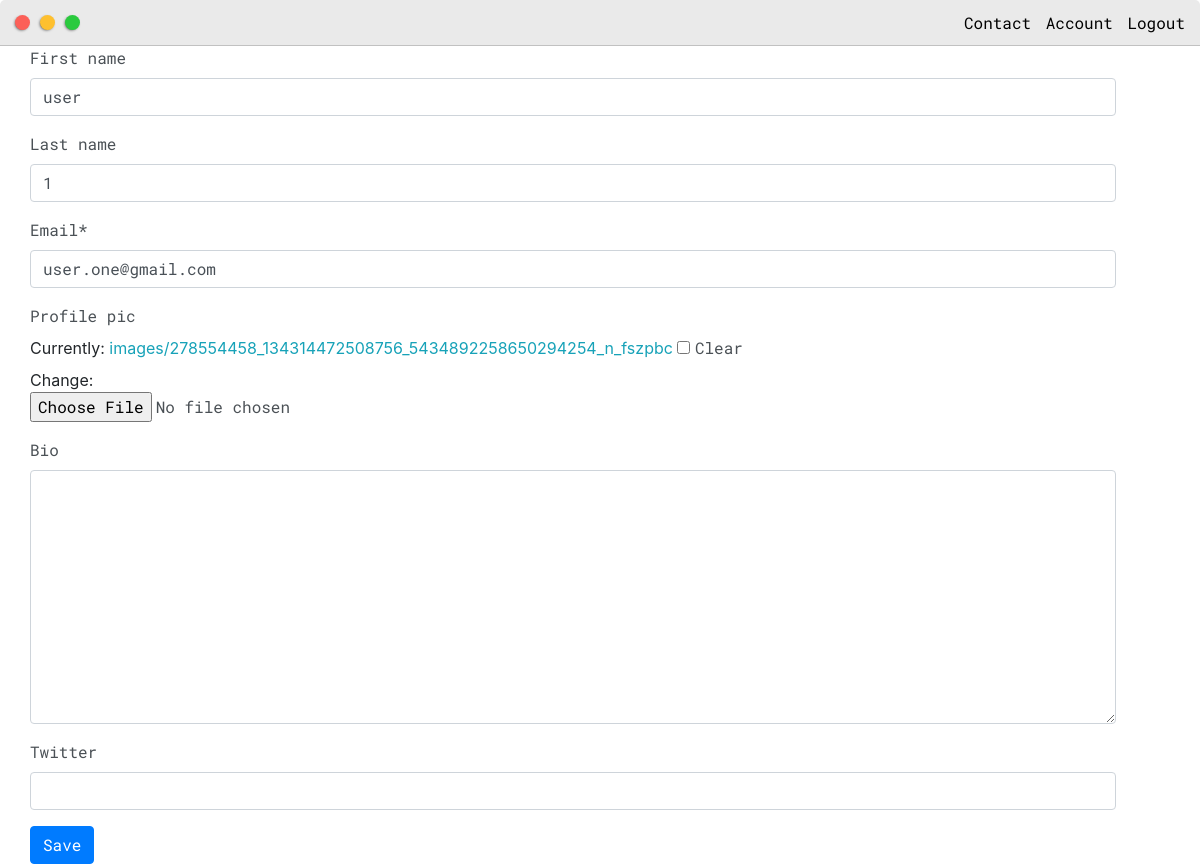
Page /update_profile/ (signed in) on the earlier database version.
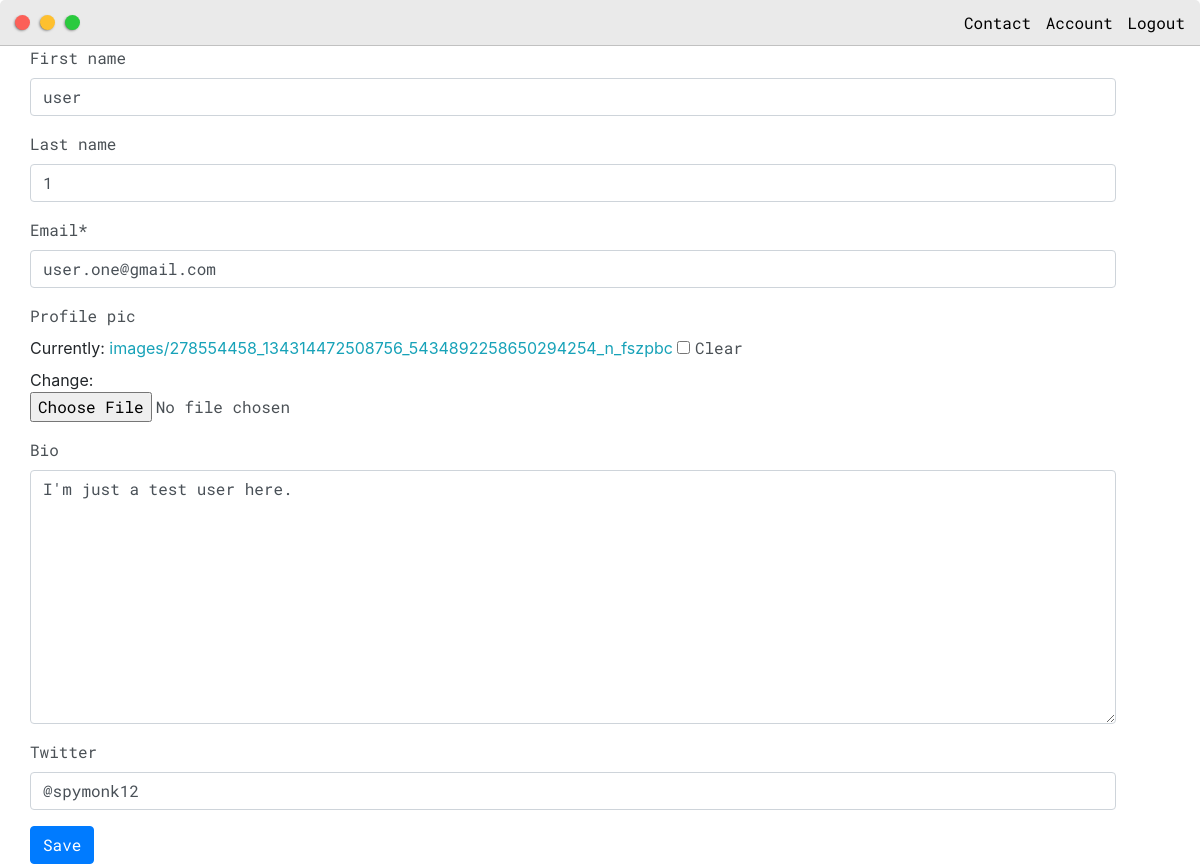
Same page on the later database version.
### base/models.py (models this page shows, shortened)
class Profile(models.Model):
    user = models.OneToOneField(User, null=True, blank=True, on_delete=models.CASCADE)
    first_name = models.CharField(max_length=200, blank=True, null=True)
    last_name = models.CharField(max_length=200, blank=True, null=True)
    email = models.CharField(max_length=200)
    profile_pic = models.ImageField(null=True, blank=True, upload_to="images", default="/user.png")
    bio = models.TextField(null=True, blank=True)
    twitter = models.CharField(max_length=200, null=True, blank=True)

### base/views.py (the view, shortened to what this page needs)
# urls.py: path('update_profile/', views.updateProfile, name="update_profile"),
@login_required(login_url="home")
def updateProfile(request):
    user = request.user
    profile = user.profile
    form = ProfileForm(instance=profile)
    context = {'form': form}
    return render(request, 'base/profile_form.html', context)

### base/forms.py
class ProfileForm(ModelForm):
    class Meta:
        model = Profile
        fields = '__all__'
        exclude = ['user']

### base/templates/base/profile_form.html (shortened to what this page needs)
{% extends 'base/main.html' %}
{% load static %}
{% load crispy_forms_tags %}
{% block content %}
<div class="main-container">
	<form method="POST" enctype="multipart/form-data">
		{{form|crispy}}
		<input class="btn btn-primary" type="submit" value="Save">
	</form>
</div>
{% endblock content %}

### base/templates/base/main.html (shortened to what this page needs)
<!DOCTYPE html>
{% load static %}
<html>
<head>
	<link rel="stylesheet" href="https://maxcdn.bootstrapcdn.com/bootstrap/4.0.0/css/bootstrap.min.css">
	<link rel="stylesheet" type="text/css" href="{% static 'css/default.css' %}">
</head>
<body>
	{% include 'base/navbar.html' %}
	{% block content %}{% endblock content %}
</body>
</html>

### base/templates/base/navbar.html (shortened to what this page needs)
{% load static %}
<div class="nav-wrapper">
	<a href="{% url 'home' %}">
		<div class="dots-wrapper">
			<div id="dot-1" class="browser-dot"></div>
			<div id="dot-2" class="browser-dot"></div>
			<div id="dot-3" class="browser-dot"></div>
		</div>
	</a>
	<ul id="navigation">
		<li><a href="{% url 'home' %}#contact">Contact</a></li>
		{% if request.user.is_authenticated %}
			<li><a href="{% url 'account' %}"> Account</a></li>
			<li><a href="{% url 'logout' %}">Logout</a></li>
		{% else %}
			<li><a href="{% url 'login' %}">Login</a></li>
		{% endif %}
	</ul>
</div>

### static/css/default.css (style rules this page uses)
:root { --mainColor:#eaeaea; --secondaryColor:#fff; --borderColor:#c1c1c1; --mainText:black; --secondaryText:#4b5156; --themeDotBorder:#24292e; --previewBg:rgb(251, 249, 243, 0.8); --previewShadow:#f0ead6; --buttonColor:black; }
html, body { padding: 0; margin: 0; scroll-behavior: smooth; }
body * { transition: 0.3s; }
p, li, span, label, input, textarea { color: var(--secondaryText); font-family: 'Roboto Mono', monospace; }
a { text-decoration: none; color:#17a2b8; }
ul { list-style: none; }
*, *:before, *:after { box-sizing: inherit; }
.main-container { width: 1200px; margin: 0 auto; }
.nav-wrapper { border-radius:5px 5px 0 0; grid-area:nav-wrapper; border-bottom: 1px solid var(--borderColor); display: flex; justify-content: space-between; align-items: center; background-color: var(--mainColor); }
#navigation a { color:var(--mainText); }
#navigation { margin:0; padding: 10px; }
#navigation li { display: inline-block; margin-right: 5px; margin-left:5px; }
.dots-wrapper { display: flex; padding: 10px; }
#dot-1 { background-color: #FC6058; }
#dot-2 { background-color: #FEC02F; }
#dot-3 { background-color: #2ACA3E; }
.browser-dot { background-color: black; height: 15px; width: 15px; border-radius: 50%; margin: 5px; -webkit-box-shadow: -1px 1px 3px -1px rgba(0,0,0,0.75); -moz-box-shadow: -1px 1px 3px -1px rgba(0,0,0,0.75); box-shadow: -1px 1px 3px -1px rgba(0,0,0,0.75); }
@media screen and (max-width: 1200px) { .main-container { width: 95%; } }
.btn:not(:disabled):not(.disabled) { cursor: pointer; width: auto; }
.form-control { display: flex; width: 93%; }

Differences in the rows shown:
changed Profile "user": bio (not shown) → "I'm just a test user here."; twitter (not shown) → "@spymonk12"
